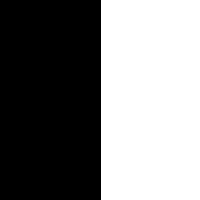
Frame 1 (no input)
Frame 60 (the mouse pressed at the canvas centre just before this capture): identical to frame 1, image omitted
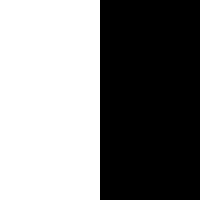
Frame 120 (the mouse held since frame 60 and released just before this capture)

The Processing sketch that drew these frames (run headless with seeded random() and noise(); from frame 60 on, the mouse is pressed at the canvas centre):

// Processing sketch: conditionalRectangle
// ── conditionalRectangle.pde
void setup() {
  size(200, 200);
  background(255);
}

void draw() {
  background(255);
  fill(0);
  
  if(mouseX < 100) {
    rect(0, 0, 100, 200);
  }
  else {
    rect(100, 0, 100, 200);
  }
}
